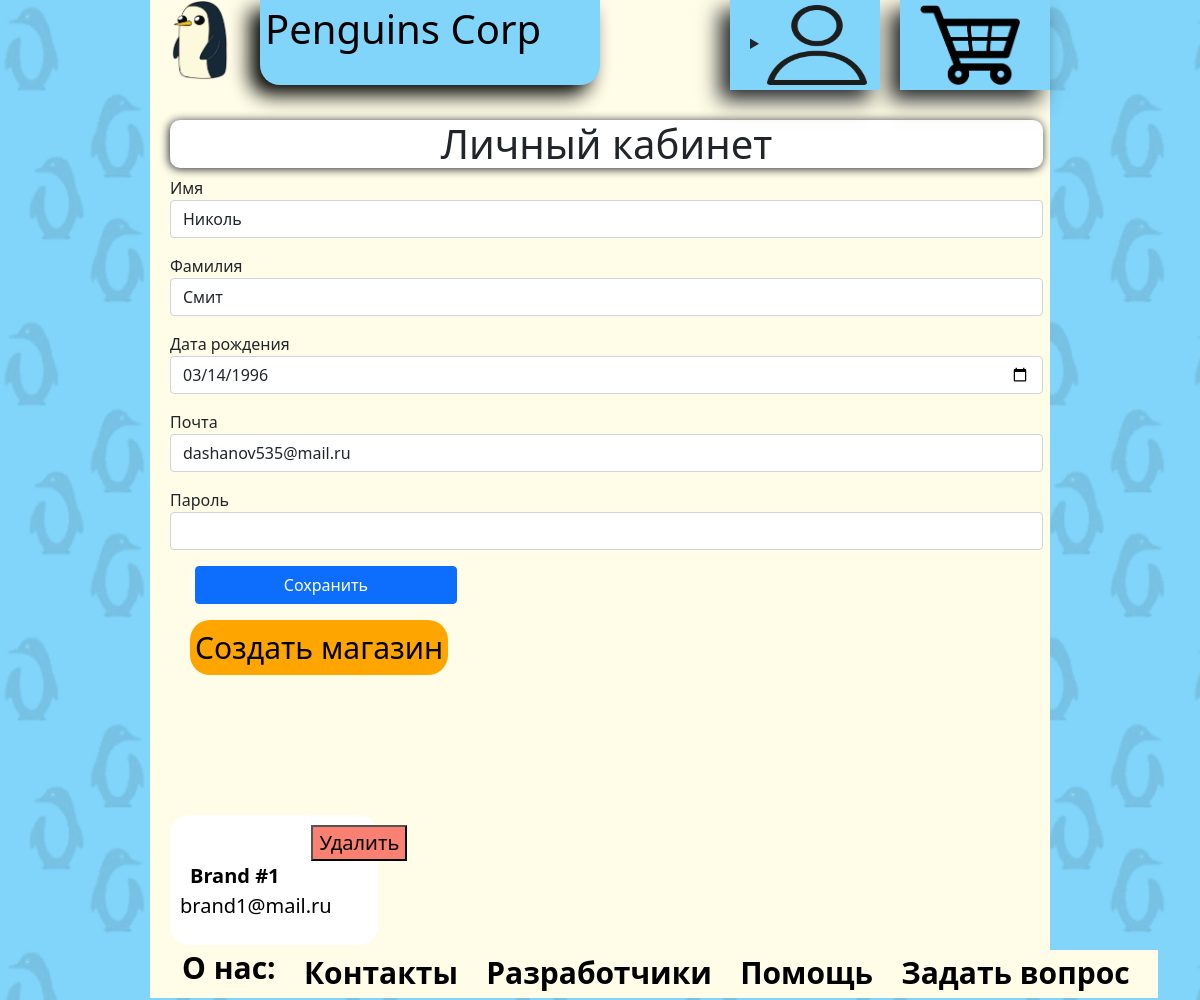
Screenshot of /my (signed in) with the database file from the repository.
### data/users.py (models this page shows, shortened)
class Users(SqlAlchemyBase, UserMixin):
    __tablename__ = 'users'
    id = sqlalchemy.Column(sqlalchemy.Integer,
                           primary_key=True, autoincrement=True)
    surname = sqlalchemy.Column(sqlalchemy.String, nullable=True)
    name = sqlalchemy.Column(sqlalchemy.String, nullable=True)
    birthday = sqlalchemy.Column(sqlalchemy.Date, nullable=True)
    email = sqlalchemy.Column(sqlalchemy.String,
                              index=True, unique=True, nullable=True)
    hashed_password = sqlalchemy.Column(sqlalchemy.String, nullable=True)
    confirmed = sqlalchemy.Column(sqlalchemy.Boolean, nullable=True)
    basket_id = sqlalchemy.Column(sqlalchemy.Integer, sqlalchemy.ForeignKey("baskets.id"), nullable=True)
    comments = orm.relation('Comments', back_populates='users')
    baskets = orm.relation("Baskets", back_populates='users')
    shops = orm.relation('Shops', back_populates='users', lazy='subquery')

### data/shops.py (models this page shows)
class Shops(SqlAlchemyBase, UserMixin):
    __tablename__ = 'shops'
    id = sqlalchemy.Column(sqlalchemy.Integer,
                           primary_key=True, autoincrement=True)
    title = sqlalchemy.Column(sqlalchemy.String, nullable=True)
    email = sqlalchemy.Column(sqlalchemy.String,
                              index=True, unique=True, nullable=True)
    user = sqlalchemy.Column(sqlalchemy.Integer, sqlalchemy.ForeignKey("users.id"), nullable=True)
    products = orm.relation('Products', back_populates='shops')
    users = orm.relation('Users', back_populates='shops', lazy='subquery')

### data/user_api.py (the view, shortened to what this page needs)
@user_api.route('/my', methods=['GET', 'POST'])
@login_required
def my():
    user = db_sess.query(Users).filter(Users.id == current_user.id).first()
    now = date.today()
    age = now - user.birthday
    return render_template('my.html', title='Личный кабинет', user=current_user, age=age)

### data/db_session.py (called while the page is built)
def create_session() -> Session:
    global __factory
    return __factory()

### server.py (called while the page is built)
@login_manager.user_loader
def load_user(user_id):
    db_sess = db_session.create_session()
    return db_sess.query(Users).get(user_id)

### templates/my.html (shortened to what this page needs)
{% extends "base.html" %}
{% block content %}
    <form action="" method="post" class="my_form" enctype="multipart/form-data">
        <h1>Личный кабинет</h1>
        <p>
            <label for="name">Имя</label>
            <input type="text" class='form-control' name='name' id="name" value="{{user.name}}" required>
        </p>
        <p>
            <label for="surname">Фамилия</label>
            <input type="text" class='form-control' name='surname' id="surname" value="{{user.surname}}" required>
        </p>
        <p>
            <label for="birthday">Дата рождения</label>
            <input type="date" class='form-control' name='birthday' id="birthday" value="{{ user.birthday }}" required>
        </p>
        <p>
            <label for="email">Почта</label>
            <input type="email" class='form-control' name='email' id="email" value="{{user.email}}" required>
        </p>
        <p>
            <label for="password">Пароль</label>
            <input type="password" class='form-control' name='password' id="password" required>
        </p>
        <p><input type="submit" class="btn btn-primary" value="Сохранить"></p>
        {% if age.days / 365 >= 18 and user.confirmed == 1 %}
            <a href="/add_shop">
                Создать магазин
            </a>
        {% endif %}
    </form>
    {% if user.shops %}
        <div class="container-shops">
            {% set count = 0 %}
            <div class="wrap">
                {% for i in user.shops %}
                    <div class="block-shops">
                        <form action="" method="post">
                            <input type="submit" value="Удалить" class="basket-btn"/>
                        </form>
                        <a href="/shop/{{ i.id }}">
                            <b>{{i.title.capitalize()}}</b>
                            <br>{{ i.email }}
                        </a>
                    </div>
                    {% set count = count + 1 %}
                {% endfor %}
            </div>
        </div>
    {% endif %}
{% endblock %}

### static/css/style.css (style rules this page uses)
.basket-btn, .basket-btn:visited, .basket-btn:hover, .basket-btn:link { background: #FA8072; font-size: 20px; }
.my_form { top: 120px; left: 20px; position: absolute; width: 97% }
.my_form h1 { text-align: center; background: white; border-radius: 10px; box-shadow: -1px 1px 10px; }
.my_form a, .my_form a:visited, .my_form a:hover, .my_form a:link { background: #ffa500; color: black; position: absolute; left: 20px; border-radius: 20px; font-size: 30px; text-decoration: none; padding: 5px; align: center; }
.btn, .btn:visited, .btn:hover, .btn:link { background: #fffde7; width: 30%; font-size: 40px; padding: 1rem 1.5rem; text-decoration: none; border-radius: 20px; box-shadow: -1px 1px 10px; color: black; flex: 1 1 auto; margin: 0 25px; }
.container, .container-basket, .container-shops, .container-shop { position: absolute; left: 20px; min-width: 97%; border-radius: 20px; }
.container-shops { top: 800px; }
.wrap { margin: 0 -15px; }
.block-shops { width: 23%; float: left; height: 130px; background: #ffffff; border-radius: 20px; margin-left: 15px; margin-bottom: 15px; margin-top: 15px; padding: 10px; box-shadow: 10px; }
.block-shops form { align: right; position: relative; left: 70%; }
.block p, .block-basket p, .block-shops a, .block-shops a:hover { padding: 0 10px; color: black; font-size: 20px; text-decoration: none; }
body, html { height: 100%; margin: 0; }

### rows the page displays
Users: name "Николь", surname "Смит", birthday "03/14/1996", email "dashanov535@mail.ru"
Shops: title "Brand #1", email "brand1@mail.ru"
